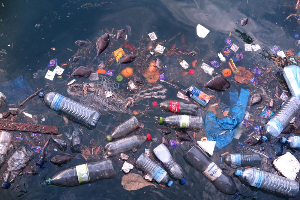
%> input picture Downsample/D6.png, 300 x 200 px
$ octave test1.m   (GNU Octave 9; MATLAB toolbox functions it lacks are replaced by stand-ins)
%> lines starting %> are read from the running program, lines starting %| are printed output that depends on the picture
% Logistic Regression for Image Classification (Clean vs Dirty Water)
pkg load image; % Ensure the image package is loaded

% === Step 1: Load and Preprocess Images ===
function X = preprocess_images(image_files, img_size)
%> called with img_size = [64 64]
  % image_files: Cell array of image file paths
  % img_size: [height, width] for resizing images
  num_images = length(image_files);
  X = zeros(num_images, prod(img_size)); % Initialize feature matrix

  for i = 1:num_images
    img = imread(image_files{i});
%> img is the input picture: size 200x300x3 uint8; mean R, G, B 92.3, 95.9, 117.9
    if size(img, 3) == 3
      img = rgb2gray(img); % Convert to grayscale
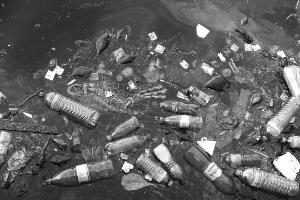
%> img: size 200x300 uint8; min 5, max 255, mean 97.4
    end
    img_resized = imresize(img, img_size); % Resize image
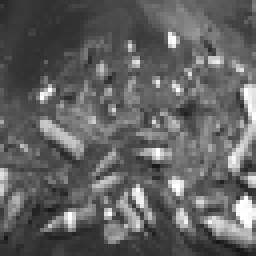
%> img_resized: size 64x64 uint8 (shown 4 times larger); min 22, max 255, mean 97.3
    X(i, :) = img_resized(:)' / 255.0; % Flatten and normalize to [0, 1]
  end
%> pass 2 of the loop in preprocess_images, `for i = 1:num_images`:
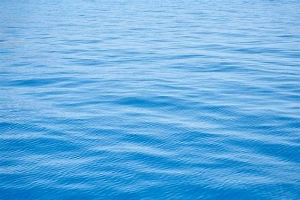
%> input picture Downsample/C6.png, 300 x 200 px
%> in preprocess_images, img is the input picture: size 200x300x3 uint8; mean R, G, B 102.6, 174.6, 225.5
%> in preprocess_images, `img = rgb2gray(img);`:
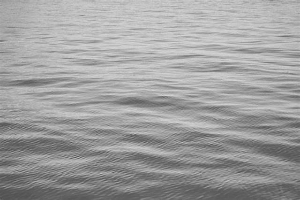
%> img: size 200x300 uint8; min 77, max 215, mean 158.9
%> in preprocess_images, `img_resized = imresize(img, img_size);`:
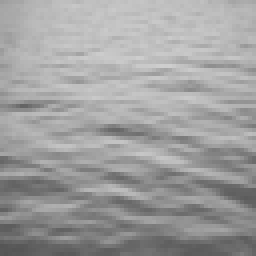
%> img_resized: size 64x64 uint8 (shown 4 times larger); min 84, max 206, mean 158.9
end


% === Step 4: Train Logistic Regression Model ===
function theta = trainModel(X, y)
  initial_theta = zeros(size(X, 2), 1); % Initialize theta
  options = optimset('GradObj', 'on', 'MaxIter', 400);
%> (the run ends here)
